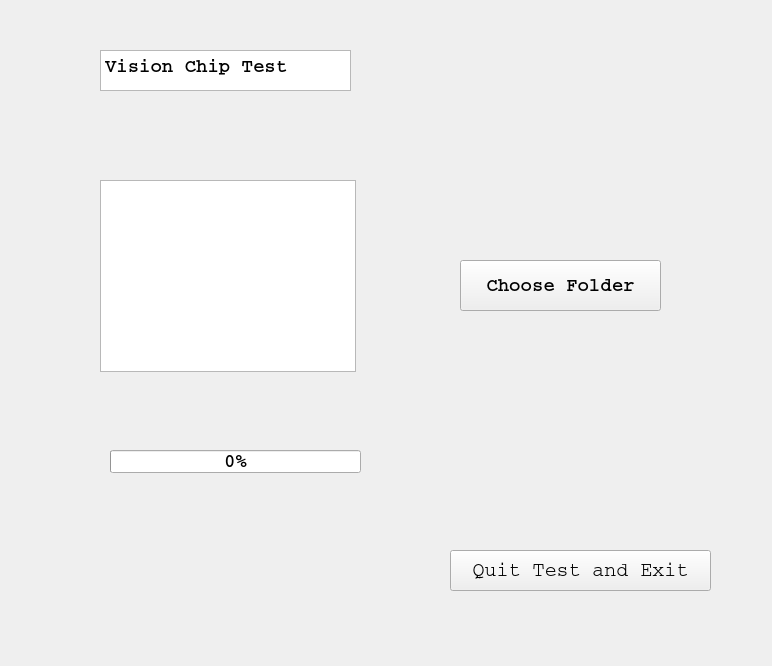
<?xml version="1.0" encoding="UTF-8"?>
<ui version="4.0">
 <class>VP_test</class>
 <widget class="QWidget" name="VP_test">
  <property name="geometry">
   <rect>
    <x>0</x>
    <y>0</y>
    <width>772</width>
    <height>666</height>
   </rect>
  </property>
  <property name="font">
   <font>
    <family>Courier</family>
    <pointsize>14</pointsize>
    <weight>75</weight>
    <bold>true</bold>
   </font>
  </property>
  <property name="windowTitle">
   <string>Vision Chip Test</string>
  </property>
  <widget class="QPlainTextEdit" name="VPTitleHint">
   <property name="geometry">
    <rect>
     <x>100</x>
     <y>50</y>
     <width>251</width>
     <height>41</height>
    </rect>
   </property>
   <property name="font">
    <font>
     <family>Courier</family>
     <pointsize>14</pointsize>
     <weight>75</weight>
     <bold>true</bold>
    </font>
   </property>
   <property name="readOnly">
    <bool>true</bool>
   </property>
   <property name="plainText">
    <string>Vision Chip Test</string>
   </property>
   <property name="backgroundVisible">
    <bool>false</bool>
   </property>
  </widget>
  <widget class="QToolButton" name="ChooseFolder">
   <property name="geometry">
    <rect>
     <x>460</x>
     <y>260</y>
     <width>201</width>
     <height>51</height>
    </rect>
   </property>
   <property name="font">
    <font>
     <family>Courier</family>
     <pointsize>14</pointsize>
     <weight>75</weight>
     <bold>true</bold>
     <stylestrategy>PreferAntialias</stylestrategy>
    </font>
   </property>
   <property name="text">
    <string>Choose Folder</string>
   </property>
  </widget>
  <widget class="QListView" name="TestInfo">
   <property name="geometry">
    <rect>
     <x>100</x>
     <y>180</y>
     <width>256</width>
     <height>192</height>
    </rect>
   </property>
  </widget>
  <widget class="QPushButton" name="QuitAndClose">
   <property name="geometry">
    <rect>
     <x>450</x>
     <y>550</y>
     <width>261</width>
     <height>41</height>
    </rect>
   </property>
   <property name="font">
    <font>
     <family>Courier</family>
     <pointsize>15</pointsize>
     <weight>9</weight>
     <italic>false</italic>
     <bold>false</bold>
    </font>
   </property>
   <property name="styleSheet">
    <string notr="true">font: 75 15pt &quot;Courier&quot;
rgb(239, 41, 41)</string>
   </property>
   <property name="text">
    <string>Quit Test and Exit</string>
   </property>
  </widget>
  <widget class="QProgressBar" name="TestProgress">
   <property name="geometry">
    <rect>
     <x>110</x>
     <y>450</y>
     <width>251</width>
     <height>23</height>
    </rect>
   </property>
   <property name="value">
    <number>0</number>
   </property>
  </widget>
 </widget>
 <resources/>
 <connections>
  <connection>
   <sender>QuitAndClose</sender>
   <signal>clicked()</signal>
   <receiver>VP_test</receiver>
   <slot>deleteLater()</slot>
   <hints>
    <hint type="sourcelabel">
     <x>205</x>
     <y>625</y>
    </hint>
    <hint type="destinationlabel">
     <x>385</x>
     <y>332</y>
    </hint>
   </hints>
  </connection>
 </connections>
</ui>
